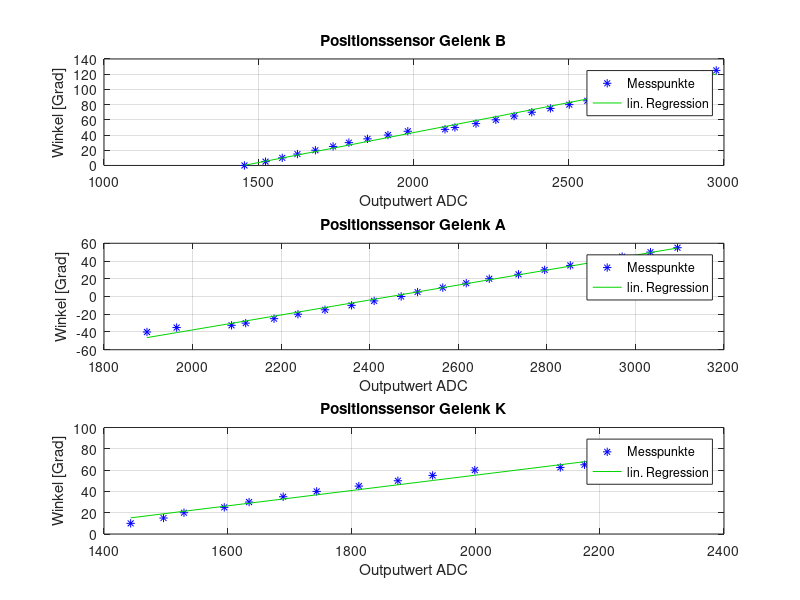

This chart was generated by the following MATLAB code:
%% Kalibrierkurven Lagesensoren erstellen 
clc

%Winkelpositionen Poti B
yB = [0;5;10;15;20;25;30;35;40;45;47.5;50;55;60;65;70;75;80;85;90;95;100;105;110;115;120;125]; %Gradskala Potis B
%ADC Werte an Winkelpositionen Poti B
xB = [1453;1521;1575;1624;1682;1739;1790;1850;1916;1980;2100;2132;2200;2264;2323;2380;2440;2501;2559;2607;2657;2712;2771;2816;2877;2933;2975];

%Skalierung der Werte für Annhäherung mit Polynomen höherer Ordnung
%[coeffs_B, S, mu] = polyfit(xB, yB, 8)
%fitted_yB = polyval(coeffs_B, xB, S, mu) %Gibt zurückskaliere Werte aus

%Fitten eines Polynoms erster Ordnung, Error Estimation als 2. Rückgabewert
pB = polyfit(xB,yB,1)

%Auswertung des gefitteten Polynoms an den Stellen xB
yB_fitted = polyval(pB,xB); %Gibt zurückskaliere Werte aus

%Plot der fitted Kurve
figure
subplot(3,1,1)
plot(xB, yB, '*','Color','#0000FF','DisplayName', 'Messpunkte');
hold on;
plot(xB, yB_fitted, 'Color','#00d400','DisplayName', 'lin. Regression');
hold on
ylabel('Winkel [Grad]')
xlabel('Outputwert ADC')
title('Positionssensor Gelenk B')
grid on;
legend

%Berechnung der Residuen
fehler_B = yB - polyval(pB,xB);

%Berechnung des Standardfehlers
fehler_quad_B = fehler_B.^2;
SER_B = sqrt(sum(fehler_quad_B)/(length(yB)-2))

%Plot der Residuen 
%plot(xB, fehler_B,'r+', 'MarkerSize', 3)
%grid on 
%% Polyfitting für Sensor Gelenk K

%xK = [0; 20; 45; 60; 90; 120; 135; 160; 180]
%yK = [349; 410; 471; 545; 640; 724; 766; 843; 907];

%Kalibrierung 12 bit, 5° Schritte
yK = [10;15;20;25;30;35;40;45;50;55;60;62.5;65;70;75;80];
xK = [1443;1496;1529;1594;1634;1689;1743;1811;1874;1930;1998;2136;2175;2242;2295;2367];

pK = polyfit(xK, yK, 1)

subplot(3,1,3)
plot(xK,yK,'*','Color','#0000FF','DisplayName', 'Messpunkte')
hold on 
plot(xK,polyval(pK,xK),'Color','#00d400','DisplayName', 'lin. Regression')
ylabel('Winkel [Grad]')
xlabel('Outputwert ADC')
title('Positionssensor Gelenk K')
grid on
legend

%Berechnung der Residuen
fehler_K = yK - polyval(pK,xK);

%Berechnung des Standardfehlers
fehler_quad_K = fehler_K.^2;
SER_K = sqrt(sum(fehler_quad_K)/(length(yK)-2))

%% Polyfitting für Sensor Gelenk A

%Wertepaare 10 bit 
%xA = [-60; -45; -20; 0; 20; 45; 60; 90]; %Grad
%yA = [279; 315; 383; 437; 534; 597; 643;713]; %ADC Wert

%Kalibrierung Gelenk A, 12 bit
yA = [-40;-35;-32.5;-30;-25;-20;-15;-10;-5;0;5;10;15;20;25;30;35;40;45;50;55];
xA = [1897;1964;2088;2120;2184;2238;2299;2359;2410;2471;2508;2565;2618;2670;2736;2795;2853;2903;2970;3034;3095];

pA = polyfit(xA, yA, 1)

%Berechnung der Residuen
fehler_A = yA - polyval(pA,xA);

%Berechnung des Standardfehlers
fehler_quad_A = fehler_A.^2;
SER_A = sqrt(sum(fehler_quad_A)/(length(yA)-2))

subplot(3,1,2)
plot(xA,yA,'*','Color','#0000FF','DisplayName', 'Messpunkte')
hold on 
plot(xA,polyval(pA,xA),'Color','#00d400','DisplayName', 'lin. Regression')
ylabel('Winkel [Grad]')
xlabel('Outputwert ADC')
title('Positionssensor Gelenk A')
grid on
legend
